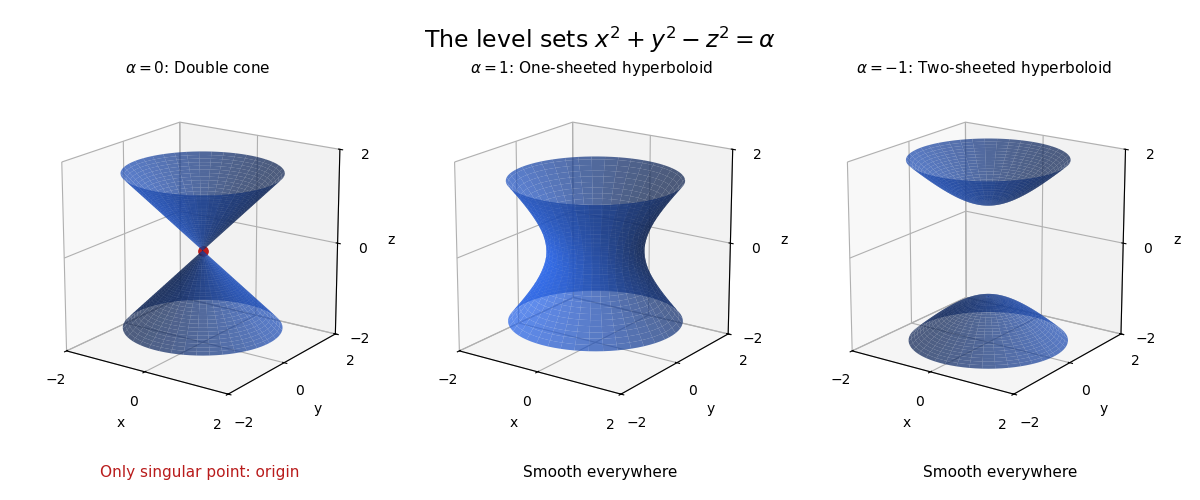

Recreate this plot in Python.
"""Generate 2017-quadratic-level-surfaces.png in the current directory."""
import matplotlib
matplotlib.use("Agg")
import matplotlib.pyplot as plt
import numpy as np


def main():
    fig = plt.figure(figsize=(12, 5), dpi=100, facecolor="white")
    theta = np.linspace(0, 2*np.pi, 80)
    for panel, level in enumerate([0, 1, -1], 1):
        ax = fig.add_subplot(1, 3, panel, projection="3d")
        if level == 1:
            angle, z = np.meshgrid(theta, np.linspace(-1.5, 1.5, 60))
            radius = np.sqrt(1+z*z)
            ax.plot_surface(radius*np.cos(angle), radius*np.sin(angle), z, color="#2563eb", alpha=.72, linewidth=0, rcount=45, ccount=55)
        else:
            angle, radius = np.meshgrid(theta, np.linspace(0, 1.65, 55))
            z = radius if level == 0 else np.sqrt(1+radius*radius)
            for sign in [-1, 1]:
                ax.plot_surface(radius*np.cos(angle), radius*np.sin(angle), sign*z, color="#2563eb", alpha=.72, linewidth=0, rcount=45, ccount=55)
        if level == 0:
            ax.scatter([0], [0], [0], color="#b91c1c", s=45, depthshade=False, zorder=10)
            fig.text((panel-.5)/3, .045, "Only singular point: origin", ha="center", color="#b91c1c", fontsize=11)
        else:
            fig.text((panel-.5)/3, .045, "Smooth everywhere", ha="center", fontsize=11)
        label = {0:"Double cone", 1:"One-sheeted hyperboloid", -1:"Two-sheeted hyperboloid"}[level]
        ax.set_title(rf"$\alpha={level}$: "+label, fontsize=11, pad=12)
        ax.set(xlim=(-2,2), ylim=(-2,2), zlim=(-2,2), xlabel="x", ylabel="y", zlabel="z")
        ax.set_xticks([-2,0,2]);ax.set_yticks([-2,0,2]);ax.set_zticks([-2,0,2])
        ax.set_box_aspect((1,1,1))
        ax.view_init(elev=18, azim=-55)
    fig.suptitle(r"The level sets $x^2+y^2-z^2=\alpha$", fontsize=17, y=.95)
    fig.subplots_adjust(left=.015, right=.97, top=.82, bottom=.16, wspace=.09)
    fig.savefig("2017-quadratic-level-surfaces.png", dpi=100, facecolor="white")
    plt.close(fig)


if __name__ == "__main__":
    main()
